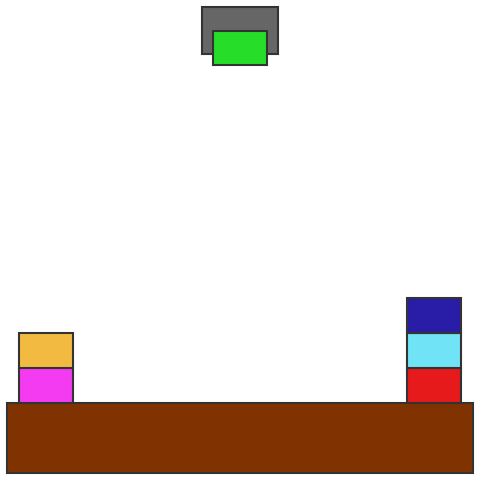
#> input picture src/fluent_classification/images/state_0008.png, 480 x 480 px, found by its file name
$ python blocks_contour_fluent_classifier.py
#> lines starting #> are read from the running program, lines starting #| are printed output that depends on the picture; after the words box and inside, x2 and y2 are one past the last pixel; in counts of white or black regions, pixels touching at a corner belong together
#> further down, image is the input picture: shape (480, 480, 3); mean B, G, R 209.5, 216.2, 227.9
### src/utils/visualize.py
from pathlib import Path
from typing import List
from typing import Tuple, Union

import cv2
import numpy as np
import base64

from src.object_detection.bounded_object import BoundedObject

NormalizedRGB = Union[Tuple[float, float, float], np.array]
IntRGB = Union[Tuple[int, int, int], np.array]


# [19 lines left out: function draw_objects, not called in this run]


def to_int_rgb(normalized_rgb_triplet: NormalizedRGB) -> IntRGB:
    return tuple(round(v*255) for v in normalized_rgb_triplet)


def find_exact_rgb_color_mask(image_bgr: cv2.typing.MatLike, int_rgb_triplet: IntRGB):
    """
    This function finds a specific color mask in the given image and returns it.
    :param image_bgr: the source image. as it is coming from cv2, we assume that it is in BGR format and
                      currently supporting this format only.
    :param int_rgb_triplet: the channels of the color mask to find
    :return: relevant color mask. (could be covering multiple areas in the image in case there are such.
    """
    image_rgb = cv2.cvtColor(image_bgr, cv2.COLOR_BGR2RGB)

    # Create masks for each channel comparison
    mask_r = cv2.compare(image_rgb[:, :, 0], int_rgb_triplet[0], cv2.CMP_EQ)
    mask_g = cv2.compare(image_rgb[:, :, 1], int_rgb_triplet[1], cv2.CMP_EQ)
    mask_b = cv2.compare(image_rgb[:, :, 2], int_rgb_triplet[2], cv2.CMP_EQ)

    # Combine masks to ensure all channels match
    mask = cv2.bitwise_and(mask_r, cv2.bitwise_and(mask_g, mask_b))

    return mask


def load_image(image_path: str) -> cv2.typing.MatLike:
    return cv2.imread(image_path)


def encode_image_to_base64(image_path: Union[Path, str]) -> str:
    with open(image_path, "rb") as f:
        return base64.b64encode(f.read()).decode("utf-8")

### src/object_detection/color_object_detector.py
from typing import List, Dict

import cv2
import numpy as np

from src.typings import ObjectLabel
from src.utils.visualize import to_int_rgb, find_exact_rgb_color_mask, NormalizedRGB
from src.object_detection.base_object_detector import ObjectDetector
from src.object_detection.bounded_object import BoundedObject


class ColorObjectDetector(ObjectDetector):
    def __init__(self, object_color_map: Dict[ObjectLabel, NormalizedRGB]):
        self._object_color_map = object_color_map

    @property
    def object_color_map(self):
        return self._object_color_map

    def merge_close_contours(self, contours):
        bounding_boxes = [cv2.boundingRect(c) for c in contours]
        # Sort bounding boxes by their x-coordinate
        bounding_boxes.sort(key=lambda box: box[0])
        most_left_box, most_right_box = bounding_boxes[0], bounding_boxes[-1]
        # Merge the most left and most right bounding boxes
        x1 = most_left_box[0]
        y1 = most_left_box[1]
        width = most_right_box[0] - most_left_box[0] + most_right_box[2]
        height = most_left_box[3]  # Assuming all boxes have the same height
        merged_box = (x1, y1, width, height)
        # return the box as a contour
        return [np.array([[x1, y1], [x1 + width, y1], [x1 + width, y1 + height], [x1, y1 + height]])]


    def detect(self, image: cv2.typing.MatLike, **kwargs) -> List[BoundedObject]: # TODO: also make this accept path instead of actual image, in here and in the base class and in the llm version
        detected_objects = []

        for object_label, color_tuple in self._object_color_map.items():
            # Create a mask for the current color range
            full_rgb_tuple = to_int_rgb(color_tuple)
            mask = find_exact_rgb_color_mask(image, full_rgb_tuple)

            # Find contours for the masked region
            contours, _ = cv2.findContours(mask, cv2.RETR_EXTERNAL, cv2.CHAIN_APPROX_SIMPLE)
            if len(contours) > 0:
                contours = self.merge_close_contours(contours)
            for contour in contours:
                x, y, w, h = cv2.boundingRect(contour)

                # Save detected object info
                detected_objects.append(
                    BoundedObject(
                        obj_type=object_label.type,
                        name=object_label.name,
                        x_anchor=x,
                        y_anchor=y,
                        width=w,
                        height=h
                    )
                )
#> this loop made 8 passes
#> (contours, x1 in merge_close_contours, y1 in merge_close_contours, width in merge_close_contours, height in merge_close_contours) on passes 1 to 7: ([[[409, 370], [459, 370], [459, 401], [409, 401]]], 409, 370, 50, 31), ([[[409, 335], [459, 335], [459, 366], [409, 366]]], 409, 335, 50, 31), ([[[409, 300], [459, 300], [459, 331], [409, 331]]], 409, 300, 50, 31), ([[[215, 33], [265, 33], [265, 63], [215, 63]]], 215, 33, 50, 30), ([[[21, 335], [71, 335], [71, 366], [21, 366]]], 21, 335, 50, 31), ([[[21, 370], [71, 370], [71, 401], [21, 401]]], 21, 370, 50, 31), ([[[9, 405], [471, 405], [471, 471], [9, 471]]], 9, 405, 462, 66)
#> (x1 in merge_close_contours, y1 in merge_close_contours, width in merge_close_contours, height in merge_close_contours, contours) on pass 8: (204, 9, 72, 43, [[[204, 9], [276, 9], [276, 52], [204, 52]]])
#> pass 1, in find_exact_rgb_color_mask, `mask_r = cv2.compare(image_rgb[:, :, 0], int_rgb_triplet[0], cv2.CMP_EQ)`:
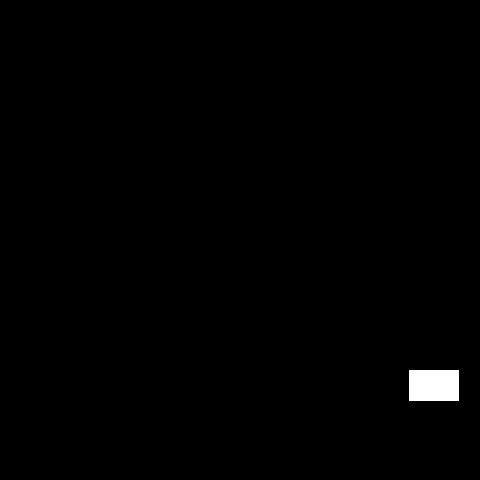
#> mask_r: shape (480, 480); 0.67% white; 1 white region, box (x1, y1, x2, y2) and area: (409, 370, 459, 401) 1550
#> pass 2, in find_exact_rgb_color_mask (call 2), `mask_r = cv2.compare(image_rgb[:, :, 0], int_rgb_triplet[0], cv2.CMP_EQ)`:
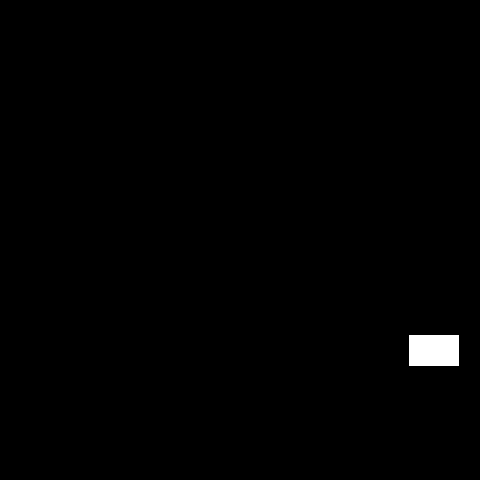
#> mask_r: shape (480, 480); 0.67% white; 1 white region, box (x1, y1, x2, y2) and area: (409, 335, 459, 366) 1550
#> pass 2, in find_exact_rgb_color_mask (call 2), `mask_b = cv2.compare(image_rgb[:, :, 2], int_rgb_triplet[2], cv2.CMP_EQ)`:
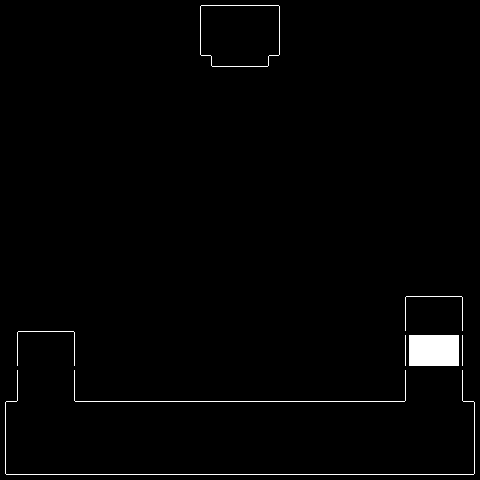
#> mask_b: shape (480, 480); 1.4% white; 8 white regions, largest, box (x1, y1, x2, y2) and area: (409, 335, 459, 366) 1550, (5, 370, 475, 475) 696, (74, 370, 406, 402) 392
#> after the loop:
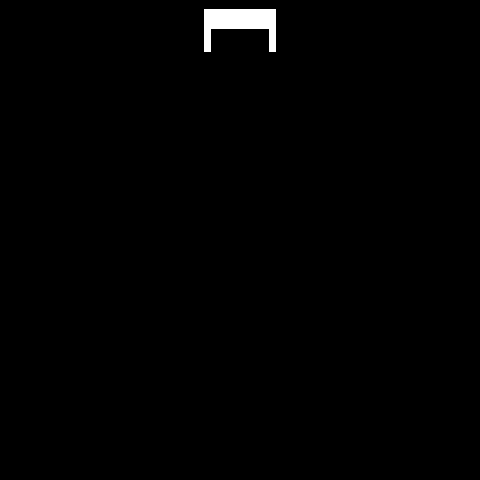
#> mask: shape (480, 480); 0.76% white; 1 white region, box (x1, y1, x2, y2) and area: (204, 9, 276, 52) 1762
#> after the loop, detected_objects = 8 items

        return detected_objects

### src/object_detection/bounded_object.py
from typing import Tuple


class BoundingBox:

    def __init__(self, x_anchor: int, y_anchor: int, width: int, height: int):  # TODO LATER: check if it could be float
        """
        :param x_anchor: the x coordinate of the upper-left corner of the bounding box
        :param y_anchor: the y coordinate of the upper-left corner of the bounding box
        :param width: the width of the bounding box
        :param height: the height of the bounding box
        """
        self.x_anchor = x_anchor
        self.y_anchor = y_anchor
        self.width = width
        self.height = height

    @property
    def box(self) -> Tuple[int, int, int, int]:
        return self.x_anchor, self.y_anchor, self.width, self.height

    # [15 lines left out: function intersects, not called in this run]

    def on_top(self, other: "BoundingBox", threshold=10) -> bool:
        """
        Determines if `self` box is on top of `other` box based on bounding box coordinates by checking if the bottom
        edge of `self` box is close (within some threshold) to the top edge of `other` box and they are horizontally aligned.
        it considers `self` box to be on top of `other` box if `self` box overlaps with the top of `other` box and
        not necessarily perfectly aligned with it.

        type of spatial relation: Asymmetrical.

        :param other: other bounding box
        :param threshold: threshold for tolerating "closeness" in vertical distance between boxes
        :return: True if self is on top edge of other bounding box, False otherwise
        """
        x1, y1, w1, h1 = self.box
        x2, y2, w2, h2 = other.box

        horizontal_overlap = (x1 < x2 + w2) and (x1 + w1 > x2)
        vertical_gap = y2 - (y1 + h1)

        return horizontal_overlap and 0 < vertical_gap < threshold


class BoundedObject:
    def __init__(self, obj_type: str, name: str, x_anchor: int, y_anchor: int, width: int, height: int, confidence: float=1):
        self._type = obj_type
        self._name = name
        self.label = f"{self._name}:{self._type}" # TODO Maybe: turn this into an ObjectLabel type
        self._bounding_box = BoundingBox(x_anchor, y_anchor, width, height)
        self._confidence = confidence  # Confidence score of the detection, default is 1 (100% confidence)

    @property
    def type(self) -> str:
        return self._type

    @property
    def name(self) -> str:
        return self._name

    @property
    def bbox(self) -> BoundingBox:
        return self._bounding_box

    @property
    def confidence_score(self) -> float:
        return self._confidence

### src/typings/object_label.py
class ObjectLabel(str):
    def __new__(cls, value):
        if ':' not in value:
            raise ValueError("ObjectName must include a colon ':'")
        return super().__new__(cls, value)

    def __init__(self, value):
        super().__init__()
        self._name, self._type = value.split(':', 1)

    @property
    def name(self):
        return self._name

    @property
    def type(self):
        return self._type

    def __repr__(self):
        return f"ObjectLabel(name='{self.name}', _type='{self._type}')"

### src/fluent_classification/blocks_contour_fluent_classifier.py
import itertools
import json
from pathlib import Path
from typing import List, Dict

import cv2
import numpy as np

from src.fluent_classification.base_fluent_classifier import FluentClassifier, PredicateTruthValue
from src.object_detection import ColorObjectDetector
from src.object_detection.bounded_object import BoundedObject
from src.typings import ObjectLabel
from src.utils.visualize import draw_objects, load_image


class BlocksContourFluentClassifier(FluentClassifier):

    def __init__(self, object_detector: ColorObjectDetector):
        """
        Initializes the BlocksFluentClassifier with a given object detector.
        :param object_detector: An instance of ColorObjectDetector that detects blocksworld, robots, and tables.
        """
        self.object_detector = object_detector

    # [38 lines left out: functions _bool_to_predicate_state, classify, not called in this run]

    """
    This section contains functions defining the spatial relations between objects for the Predicate Detectors.
    Some notes about the objects' geometry for inferring the needed thresholds to determine spatial relations between
    different objects:
    - coordinates are taken from the upper-left corner of the screen, x-axis goes right, y-axis goes down.
    - the (x_anchor, y_anchor) coordinate represents the upper-left corner of the object.
    - boxes that are stacked on one another have a gap of 2 px between their respective bounding boxes.
    - boxes that are stacked on the table are aligned prefectly with it, so there is 0 gap between the two bounding boxes.
    - if box1 is stacked upon box2, then the bottom of box1 should be perfectly aligned with the top of box2.
    - if box1 is placed on the table, then the bottom of box1 should have a gap of 2 px from the top of the table.
    # TODO: format and test later
    """
    @staticmethod
    def is_on_top(obj1: BoundedObject, obj2: BoundedObject):
        return obj1.bbox.on_top(obj2.bbox)

    # [4 lines left out: function is_on_table, not called in this run]

    def is_clear(self, block: BoundedObject, objects: List[BoundedObject]):
        """
        Determines if a box is clear, i.e., no other box is on top of it.
        """
        assert block.type == "block"

        other_blocks = [obj for obj in objects if obj.type == block.type and obj.name != block.name]
        return all(not self.is_on_top(other_block, block) for other_block in other_blocks)

    # [24 lines left out: functions is_handempty, is_handfull, is_holding, not called in this run]


if __name__ == "__main__":
    COLOR_MAP = { # this is in normalized RGB
        ObjectLabel('red:block'): (0.9, 0.1, 0.1),
        ObjectLabel('cyan:block'): np.array((0.43758721, 0.891773, 0.96366276)),
        ObjectLabel('blue:block'): (0.15896958, 0.11037514, 0.65632959),
        ObjectLabel('green:block'): (0.1494483 , 0.86812606, 0.16249293),
        ObjectLabel('yellow:block'): (0.94737059, 0.73085581, 0.25394164),
        ObjectLabel('pink:block'): (0.96157015, 0.23170163, 0.94931882),
        ObjectLabel('brown:table'): (0.5, 0.2, 0.0),
        ObjectLabel('gray:robot'): (0.4, 0.4, 0.4)
    }

    # Run the color-based detection pipeline
    image_path = "/Users/shakedsapir/Documents/BGU/thesis/VIP-vision-PDDL/src/fluent_classification/images/state_0008.png"  # Path to the uploaded image
    image = cv2.imread(image_path) # in BGR format
    color_object_detector = ColorObjectDetector(COLOR_MAP)
    detected_objects = color_object_detector.detect(image)
#> detected_objects = 8 items
    # detected_objects = detect_objects_by_color(image, COLOR_MAP)
    detected_objects = {obj.label: obj for obj in detected_objects}

    # Print detected objects information
    for obj in detected_objects.values():
        print(f"Detected a {obj.label} at {obj.bbox.box}")
#> this loop made 8 passes
#| Detected a red:block at (409, 370, 51, 32)
#| Detected a cyan:block at (409, 335, 51, 32)
#| Detected a blue:block at (409, 300, 51, 32)
#| Detected a green:block at (215, 33, 51, 31)
#| Detected a yellow:block at (21, 335, 51, 32)
#| Detected a pink:block at (21, 370, 51, 32)
#| Detected a brown:table at (9, 405, 463, 67)
#| Detected a gray:robot at (204, 9, 73, 44)


    # TODO: export the tests to some testing infrastructure (for a start, export to a different file)
    """
    Testing predicates on picture 0008
    """
    blocks_fluent_classifier = BlocksContourFluentClassifier(color_object_detector)
    # is_on_top tests
    assert blocks_fluent_classifier.is_on_top(detected_objects["blue:block"], detected_objects["cyan:block"])
    assert not blocks_fluent_classifier.is_on_top(detected_objects["cyan:block"], detected_objects["blue:block"])  # extreme case: blocksworld are touching but the second is on the first, so the function should fail
    assert not blocks_fluent_classifier.is_on_top(detected_objects["red:block"], detected_objects["cyan:block"])
    assert not blocks_fluent_classifier.is_on_top(detected_objects["green:block"], detected_objects["cyan:block"])  # extreme case: the block held by the robot is never placed on top of any other block
    assert not blocks_fluent_classifier.is_on_top(detected_objects["cyan:block"], detected_objects["cyan:block"])  # extreme case: a block cannot be on top of itself

    # is_clear_tests
    # TODO: add tests for cases in which at least one of the object is not a box
    assert blocks_fluent_classifier.is_clear(detected_objects["blue:block"], list(detected_objects.values()))
#> in is_clear, `other_blocks = [obj for obj in objects if obj.type == block.type and o..`: other_blocks = 5 items
    assert not blocks_fluent_classifier.is_clear(detected_objects["red:block"], list(detected_objects.values()))
    assert blocks_fluent_classifier.is_clear(detected_objects["green:block"], list(detected_objects.values()))  # extreme case: for the box being held by the robot
#> (the run stopped early here; a loop or call above may not have finished)
